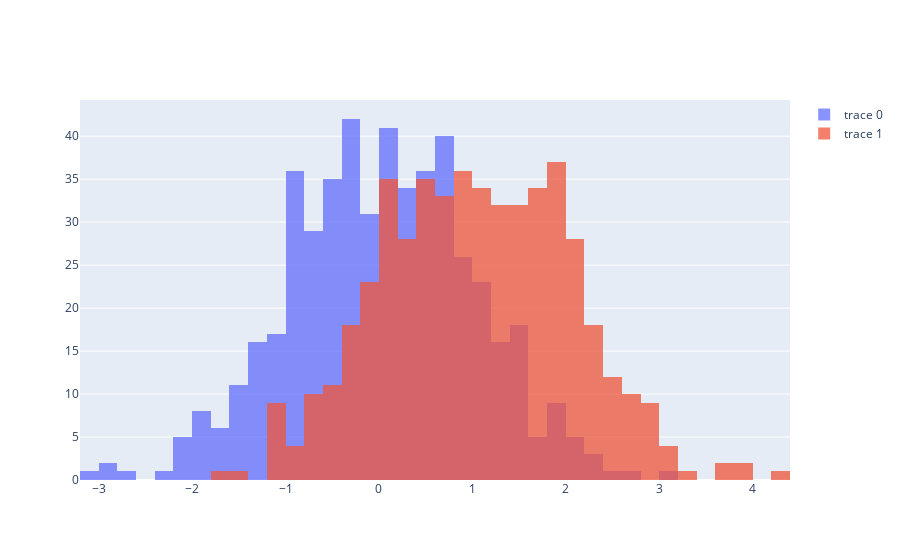

Notebook source saved alongside this figure:
### Code cell
fig = go.Figure()
fig.add_trace(go.Histogram(x=x))
fig.add_trace(go.Histogram(x=x1))

fig.update_layout(barmode='overlay')
fig.update_traces(opacity=0.75)

### Figure 1 — Plotly figure (JSON) as saved in the notebook; plotly's stock layout.template omitted (floating-point values rounded to 4 significant figures; data arrays with more than 128 entries replaced by an {"elided": "..."} marker saying what was removed)
{"data": [{"opacity": 0.75, "type": "histogram", "x": {"elided": "500 float values"}}, {"opacity": 0.75, "type": "histogram", "x": {"elided": "500 float values"}}], "layout": {"autosize": true, "barmode": "overlay", "xaxis": {"autorange": true, "range": [-3.2, 4.4], "type": "linear"}, "yaxis": {"autorange": true, "range": [0, 44.21]}}}
